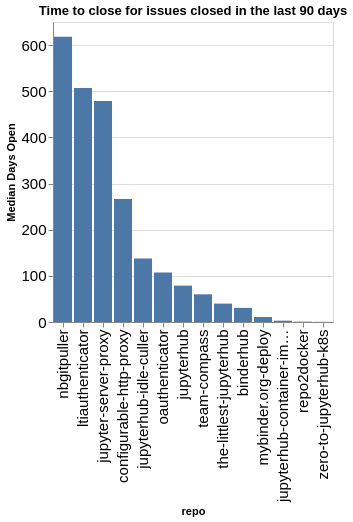

Here is the notebook cell this chart was saved with:
### Code cell
time_open = closed.groupby(['org', 'repo']).agg({'time_open': 'median'}).reset_index()
time_open['time_open'] = time_open['time_open'] / (60 * 60 * 24)
time_open['org/repo'] = time_open.apply(lambda a: a['org'] + '/' + a['repo'], axis=1)
sorted_vals = time_open.sort_values(['org', 'time_open'], ascending=False)['repo'].values
alt.Chart(data=time_open, title=f"Time to close for issues closed in the last {n_days} days").mark_bar().encode(
    x=alt.X('repo', sort=alt.Sort(sorted_vals.tolist())),
    y=alt.Y('time_open', title="Median Days Open"),
)

### Figure 1 — Vega-Lite specification as saved in the notebook (floating-point values rounded to 4 significant figures)
{"config": {"axisLeft": {"labelFontSize": 15}, "axisBottom": {"labelFontSize": 15}}, "data": {"name": "data-b297884a347b7884fb90e3ca71111002"}, "mark": {"type": "bar"}, "encoding": {"x": {"field": "repo", "sort": ["nbgitpuller", "ltiauthenticator", "jupyter-server-proxy", "configurable-http-proxy", "jupyterhub-idle-culler", "oauthenticator", "jupyterhub", "team-compass", "the-littlest-jupyterhub", "binderhub", "mybinder.org-deploy", "jupyterhub-container-images", "repo2docker", "zero-to-jupyterhub-k8s"], "type": "nominal"}, "y": {"field": "time_open", "title": "Median Days Open", "type": "quantitative"}}, "title": "Time to close for issues closed in the last 90 days", "$schema": "https://vega.github.io/schema/vega-lite/v5.20.1.json", "datasets": {"data-b297884a347b7884fb90e3ca71111002": [{"org": "jupyterhub", "repo": "binderhub", "time_open": 30.55, "org/repo": "jupyterhub/binderhub"}, {"org": "jupyterhub", "repo": "configurable-http-proxy", "time_open": 266.3, "org/repo": "jupyterhub/configurable-http-proxy"}, {"org": "jupyterhub", "repo": "jupyter-server-proxy", "time_open": 478.8, "org/repo": "jupyterhub/jupyter-server-proxy"}, {"org": "jupyterhub", "repo": "jupyterhub", "time_open": 78.84, "org/repo": "jupyterhub/jupyterhub"}, {"org": "jupyterhub", "repo": "jupyterhub-container-images", "time_open": 2.862, "org/repo": "jupyterhub/jupyterhub-container-images"}, {"org": "jupyterhub", "repo": "jupyterhub-idle-culler", "time_open": 137.8, "org/repo": "jupyterhub/jupyterhub-idle-culler"}, {"org": "jupyterhub", "repo": "ltiauthenticator", "time_open": 506.7, "org/repo": "jupyterhub/ltiauthenticator"}, {"org": "jupyterhub", "repo": "mybinder.org-deploy", "time_open": 10.75, "org/repo": "jupyterhub/mybinder.org-deploy"}, {"org": "jupyterhub", "repo": "nbgitpuller", "time_open": 618.1, "org/repo": "jupyterhub/nbgitpuller"}, {"org": "jupyterhub", "repo": "oauthenticator", "time_open": 107.2, "org/repo": "jupyterhub/oauthenticator"}, {"org": "jupyterhub", "repo": "repo2docker", "time_open": 0.7082, "org/repo": "jupyterhub/repo2docker"}, {"org": "jupyterhub", "repo": "team-compass", "time_open": 59.98, "org/repo": "jupyterhub/team-compass"}, {"org": "jupyterhub", "repo": "the-littlest-jupyterhub", "time_open": 39.84, "org/repo": "jupyterhub/the-littlest-jupyterhub"}, {"org": "jupyterhub", "repo": "zero-to-jupyterhub-k8s", "time_open": 0.3431, "org/repo": "jupyterhub/zero-to-jupyterhub-k8s"}]}}
